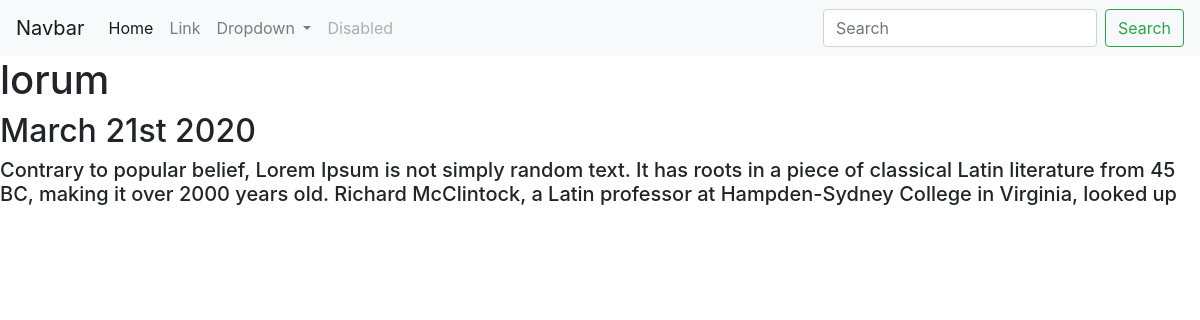
The app's page /blog/5 with its own data.
### blog/models.py (models this page shows, shortened)
class Blog(models.Model):
    title = models.CharField(max_length=200)
    description = models.CharField(max_length=250)
    date = models.DateField()

### blog/views.py (the view)
# urls.py: path('<int:blog_id>', views.details, name='details'),
def details(request, blog_id):
    blog = get_object_or_404(Blog, pk=blog_id)
    return render(request, 'blog/details.html', {'blog': blog})

### blog/templates/blog/details.html
{% extends 'portfolio/base.html' %}
{% block content %}
<h1>{{blog.title}}</h1>
<h2>
    {{ blog.date|date:"F jS Y"}}
</h2>
<h5>
    {{blog.description|safe}}
</h5>
{% endblock %}

### records on screen
Blog: title "lorum", date "March 21st 2020", description "Contrary to popular belief, Lorem Ipsum is not simply random text. It has roots in a piece of classical Latin literature from 45 BC, making it over 2000 years old. Richard McClintock, a Latin professor at Hampden-Sydney College in Virginia, looked up"
